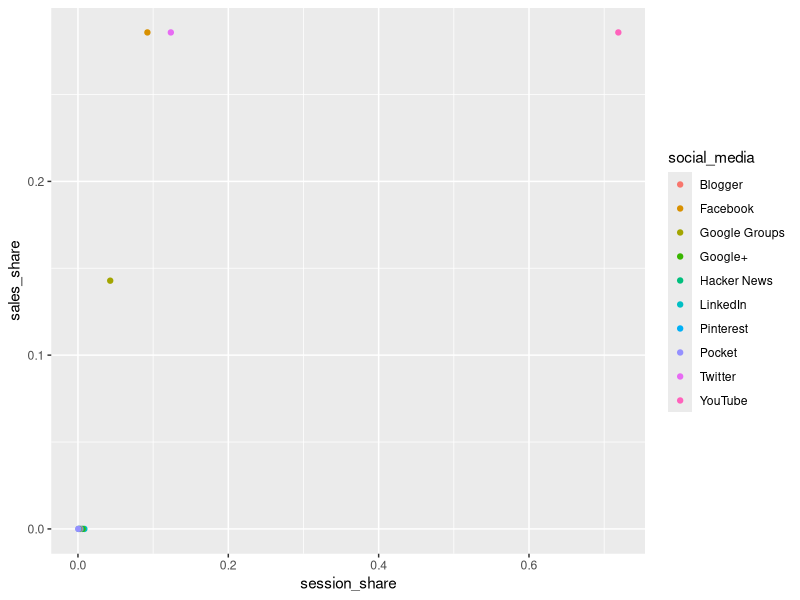
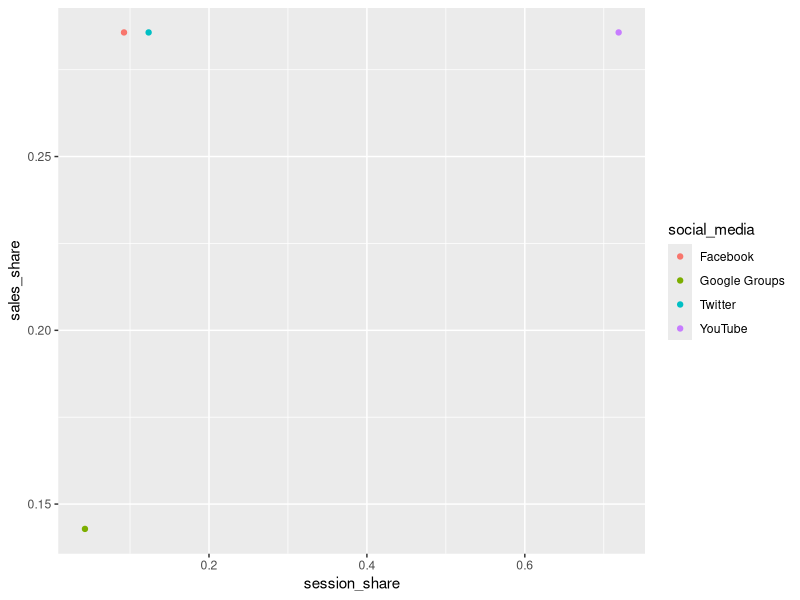

Here is the R script that generated these plots, in order:
## ---- chunk 1
library(dplyr, warn.conflicts = FALSE)
library(readxl)
library(tidyr)
library(tidyverse)
## ---- chunk 2
df <- read_excel('SocialMediaRevenue.xlsx', 'Dataset1') 
## ---- chunk 3
df <- df %>%
  rename(social_media = 'Social Network') %>% 
  rename_all(tolower) %>%
  drop_na()
## ---- chunk 4
df <- df %>% 
  mutate(session_share = sessions / sum(sessions)) %>%
  mutate(sales_share = transactions / sum(transactions)) %>%
  mutate(revenue_share = revenue / sum(revenue))

names(df)[names(df) == "transactions"] <- "sales"
df <- df[order(-df$session_share),]

df
## ---- chunk 5
str(df)
## ---- chunk 6
summary(df)
## ---- chunk 7
ggplot(df, mapping = aes(x = session_share, y = sales_share, color = social_media)) + 
  geom_point()
## ---- chunk 8
df1 <- filter(df, sales > 0)

ggplot(df1, mapping = aes(x = session_share, y = sales_share, color = social_media)) + 
  geom_point()
## ---- chunk 9

